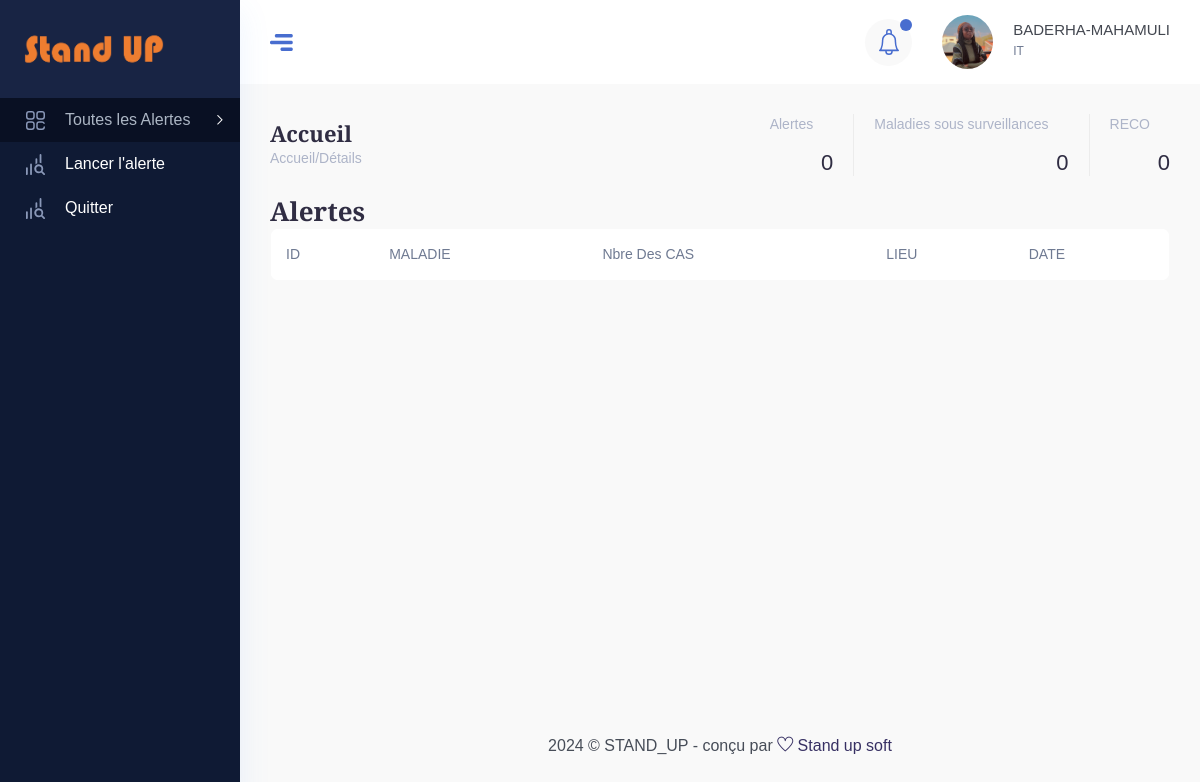
/enqueteur/ (signed in), run on the app's committed database.
### STAND_UP_APP/models.py (models this page shows)
class User(AbstractUser):
    Photo=models.ImageField(upload_to="Images/", blank=True)
    statut=models.CharField(default="ENQUETEUR", max_length=100)
    Organisation=models.CharField(default="-",max_length=500)
    Lieu=models.CharField(default="-",max_length=200)
    Nom=models.CharField(default="-", max_length=20)
    Dates=models.DateTimeField(auto_now=True)
    Etat_civil=models.CharField(default="Célibataire", max_length=100)
    Stand_up=models.BooleanField(default="True")
    Matricule=models.CharField(default="---", max_length=50)
    Tel=models.CharField(default="---", max_length=50)

### STAND_UP_USER/views.py (the view)
# urls.py: path('', accueil1, name="accueil1"),
@login_required
def accueil1(request):
    current_site=get_current_site(request)
    ut=request.user
    context={
        'ut':ut,
        "domain":current_site.domain,
        'ce':Alerte.objects.all().count(),
        'cm':Maladie.objects.filter(id__in=Alerte.objects.values('Maladie')).count(),
        'cu':User.objects.filter(username__in=Alerte.objects.values('Enqueteur')).count(),
        'alerte':Alerte.objects.all(),
        'notif':Alerte.objects.filter(Dates__date=auj),
    }
    return render(request, "accueil1.html", context)

### Templates/accueil1.html (shortened to what this page needs)
<!DOCTYPE html>
{% load static %}
<html lang="zxx">
<head>
    <link rel="stylesheet" href="{% static 'css/bootstrap.min.css' %}" />
    <link rel="stylesheet" href="{% static 'vendors/themefy_icon/themify-icons.css' %}" />
    <link rel="stylesheet" href="{% static 'vendors/niceselect/css/nice-select.css' %}" />
    <link rel="stylesheet" href="{% static 'vendors/owl_carousel/css/owl.carousel.css' %}" />
    <link rel="stylesheet" href="{% static 'vendors/gijgo/gijgo.min.css' %}" />
    <link rel="stylesheet" href="{% static 'vendors/font_awesome/css/all.min.css' %}" />
    <link rel="stylesheet" href="{% static 'vendors/tagsinput/tagsinput.css' %}" />
    <link rel="stylesheet" href="{% static 'vendors/datepicker/date-picker.css' %}" />
    <link rel="stylesheet" href="{% static 'vendors/vectormap-home/vectormap-2.0.2.css' %}" />
    <link rel="stylesheet" href="{% static 'vendors/scroll/scrollable.css' %}" />
    <link rel="stylesheet" href="{% static 'vendors/datatable/css/jquery.dataTables.min.css' %}" />
    <link rel="stylesheet" href="{% static 'vendors/datatable/css/responsive.dataTables.min.css' %}" />
    <link rel="stylesheet" href="{% static 'vendors/datatable/css/buttons.dataTables.min.css' %}" />
    <link rel="stylesheet" href="{% static 'vendors/text_editor/summernote-bs4.css' %}" />
    <link rel="stylesheet" href="{% static 'vendors/morris/morris.css' %}">
    <link rel="stylesheet" href="{% static 'vendors/material_icon/material-icons.css' %}" />
    <link rel="stylesheet" href="{% static 'css/metisMenu.css' %}">
    <link rel="stylesheet" href="{% static 'css/style.css' %}" />
    <link rel="stylesheet" href="{% static 'css/colors/default.css' %}" id="colorSkinCSS">
</head>
<body class="crm_body_bg">
<nav class="sidebar dark_sidebar">
<div class="logo d-flex justify-content-between">
    <a class="large_logo" href="{% url 'accueil' %}"><img style="width: 140px; height:50px;" src="{% static 'img/stand.png' %}" alt=""></a>
</div>
<ul id="sidebar_menu">
<li class="">
<a class="has-arrow" href="{% url 'accueil1' %}" aria-expanded="false">
<div class="nav_icon_small">
<img src="{% static 'img/menu-icon/1.svg' %}" alt="">
</div>
<div class="nav_title">
<span>Toutes les Alertes </span>
</div>
</a>
</li>
<li class="">
<a href="{% url 'indexs' %}" aria-expanded="false">
<div class="nav_icon_small">
<img src="{% static 'img/menu-icon/5.svg' %}" alt="">
</div>
<div class="nav_title">
<span>Lancer l'alerte</span>
</div>
</a>
</li>
<li class="">
    <a href="{% url 'deconnexion' %}" aria-expanded="false">
    <div class="nav_icon_small">
    <img src="{% static 'img/menu-icon/5.svg' %}" alt="">
    </div>
    <div class="nav_title">
    <span>Quitter</span>
    </div>
    </a>
</li>
</nav>
<section class="main_content dashboard_part large_header_bg">
<div class="container-fluid no-gutters">
<div class="row">
<div class="col-lg-12 p-0 ">
<div class="header_iner d-flex justify-content-between align-items-center">
<div class="line_icon open_miniSide d-none d-lg-block">
<img src="{% static 'img/line_img.png' %}" alt="">
</div>
<div class="header_right d-flex justify-content-between align-items-center">
<div class="header_notification_warp d-flex align-items-center">
<li>
<a class="bell_notification_clicker nav-link-notify" href="#"> <img src="{% static 'img/icon/bell.svg' %}" alt="">
</a>
    </li>
    </div>
<div class="profile_info d-flex align-items-center">
<div class="profile_thumb mr_20">
<img src="{{ut.Photo.url}}" alt="#">
</div>
<div class="author_name">
<h4 class="f_s_15 f_w_500 mb-0">{{ut.Nom}}-{{ut.first_name}}</h4>
<p class="f_s_12 f_w_400">{{ut.statut}}</p>
</div>
</div>
</div>
</div>
</div>
</div>
</div>
<div class="main_content_iner overly_inner ">
<div class="container-fluid p-0 ">
<div class="row">
<div class="col-12">
<div class="page_title_box d-flex flex-wrap align-items-center justify-content-between">
<div class="page_title_left">
<h3 class="mb-0">Accueil</h3>
<p>Accueil/Détails</p>
</div>
<div class="monitor_list_widget">
<div class="simgle_monitor_list">
<div class="simgle_monitor_count d-flex align-items-center">
<span>Alertes</span>
</div>
<h4 class="counter">{{ce}}</h4>
</div>
<div class="simgle_monitor_list">
<div class="simgle_monitor_count d-flex align-items-center">
<span>Maladies sous surveillances</span>
</div>
<h4><span class="counter">{{cm}}</span> </h4>
</div>
<div class="simgle_monitor_list">
<div class="simgle_monitor_count d-flex align-items-center">
<span>RECO</span>
</div>
<h4> <span class="counter">{{cu}} </h4>
</div>
</div>
</div>
<h3 class="m-0">Alertes</h3>
</div>
</div>
</div>
<div class="white_card_body pt-0">
<div class="QA_section">
<div class="QA_table mb-0 transaction-table">
<div class="table-responsive">
<table class="table  ">
    <thead>
        <th>
            ID
        </th>
        <th>
            MALADIE
        </th>
        <th>
            Nbre des CAS
        </th>
        <th>
            LIEU
        </th>
        <th>
            DATE
        </th>
    </thead>
</table>
</div>
</div>
</div>
</div>
</div>
<div class="footer_part">
<div class="container-fluid">
<div class="row">
<div class="col-lg-12">
<div class="footer_iner text-center">
<p>2024 © STAND_UP - conçu par <a href="#"> <i class="ti-heart"></i> </a><a href="#"> Stand up soft</a></p>
</div>
</div>
</div>
</div>
</div>
</section>
</body>
</html>

### STAND_UP_APP/static/css/metisMenu.css (style rules this page uses)
.metismenu .has-arrow { position:relative }
.metismenu .has-arrow::after { position:absolute;content:'';transform:rotate(-90deg) translate(0,-50%);transform-origin:top;top:50%;transition:all .3s ease-out;right:40px;content:"\e64b";font-family:themify;color:#a5adc6;font-weight:600;font-size:14px }

### data on the page
User: Photo (picture), Nom "BADERHA", first_name "MAHAMULI", statut "IT"

### other printed values
{{ ce }} "0"
{{ cm }} "0"
{{ cu }} "0"
